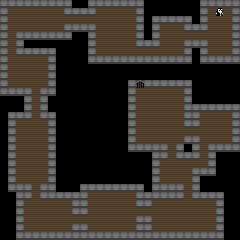

Tiled map render using the project's own tile images. Description and the map definition, with tile-layer contents summarised, below:
An orthogonal 30x30 tile map with 8x8 px tiles, 2 tile layers (Layer 1, New Layer).

<map version="1.0" orientation="orthogonal" width="30" height="30" tilewidth="8" tileheight="8">
 <tileset firstgid="1" name="tile-wall" tilewidth="8" tileheight="8">
  <image source="tile-wall.png" width="128" height="64" />
 </tileset>
 <layer name="Layer 1" width="30" height="30">
  <data>[900 cells, 900 non-empty, 1 distinct tile ids]</data>
 </layer>
 <layer name="New Layer" width="30" height="30">
  <data>[900 cells, 579 non-empty, 4 distinct tile ids]</data>
 </layer>
</map>
